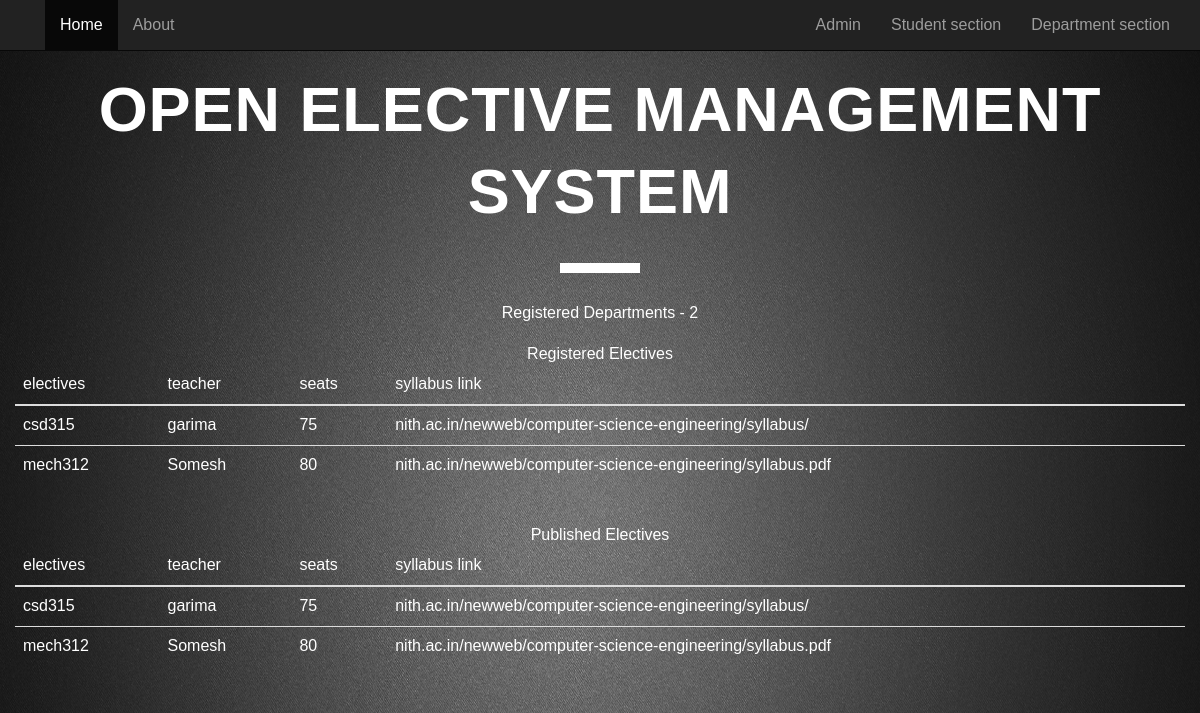
Before: / with the older database file.
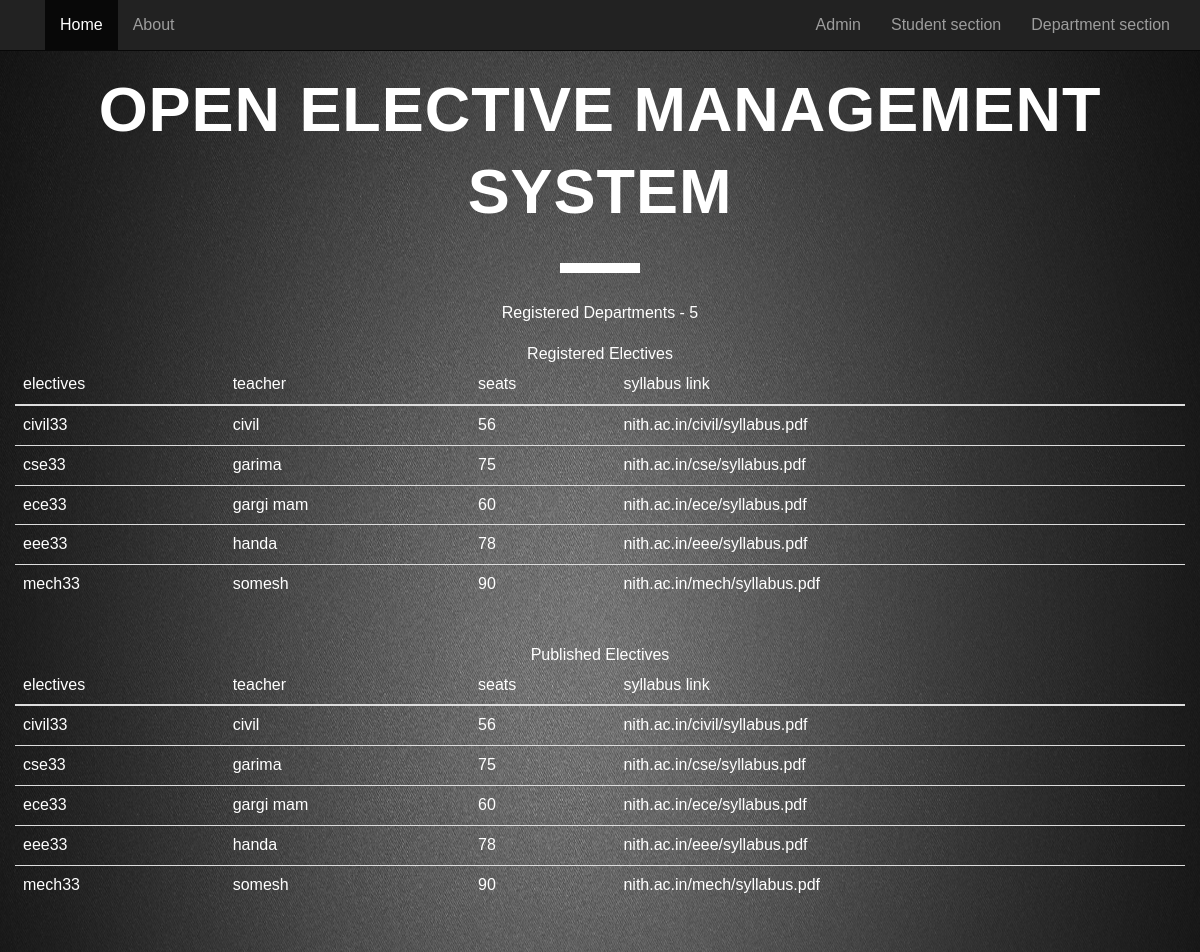
After: the same page with the newer database file.
### tables this page shows
CREATE TABLE `elective` (
  `elecname` varchar(10) NOT NULL,
  `teachernm` varchar(20) NOT NULL,
  `publish` int(1) NOT NULL,
  `seats` int(3) DEFAULT NULL,
  `info` varchar(500) NOT NULL,
  `link` varchar(70) NOT NULL
);

### info.php (the view, shortened to what this page needs)
<?php
  echo "<br><center><b>Registered Electives</b></center>";
  $abc1="SELECT elecname,teachernm,seats,link FROM elective WHERE 1 ";
  if($result1 = mysqli_query($connection, $abc1))
  {
    echo '<table class="table"><thead><tr>';
    echo '<th>electives</th><th>teacher</th><th>seats</th><th>syllabus link</th></tr></thead><tbody><tr>';
  	while($rowa = mysqli_fetch_array($result1))
  	{
  		echo "<td>".$rowa['elecname']."</td><td>".$rowa['teachernm']."</td><td> ".$rowa['seats']."</td><td> ".$rowa['link']."</td></tr>";
  	}
    echo '</tbody></table><br>';
  }
  echo "<center>Published Electives</center>";
  echo '<table class="table"><thead><tr>';
  $abc2="SELECT elecname,teachernm,seats,link FROM elective WHERE publish=1";
  echo '<th>electives</th><th>teacher</th><th>seats</th><th>syllabus link</th></tr></thead><tbody><tr>';
    if($result2 = mysqli_query($connection, $abc2))
    {
    while($rowa = mysqli_fetch_array($result2))
    {
      echo "<td>".$rowa['elecname']."</td><td>".$rowa['teachernm']."</td><td> ".$rowa['seats']."</td><td> ".$rowa['link']."</td></tr>";
  }
  echo "</tbody></table>";
}
?>

### index.php (shortened to what this page needs)
<!DOCTYPE html>
<html>
<head>
<?php
	include_once('head.php');
?>
</head>
<body>
<div id="navbar-main">
    <div class="navbar navbar-inverse navbar-fixed-top">
      <div class="container">
        <div class="navbar-header">
          <a class="navbar-brand hidden-xs hidden-sm" href="#home"><span class="icon icon-shield" style="font-size:18px; color:#3498db;"></span></a>
        </div>
        <div class="navbar-collapse collapse">
          <ul class="nav navbar-nav">
            <li class="active"><a href="#home" class="smoothScroll">Home</a></li>
    		    <li> <a href="#about" class="smoothScroll"> About</a></li>
			  </ul>
        <ul class="nav navbar-nav navbar-right">
          <li><a href="admin/">Admin</a></li>
          <li><a href="student/"">Student section</a></li>
          <li><a href="dept/">Department section</a></li>
        </ul>
        </div>
      </div>
    </div>
    </div>
<div class="jumbotron" style="background: transparent; color: white;">
  <br>
  <center>
    <h1>Open Elective Management System</h1>
    <div class="container">
    <div class="row little-padding">
                    <?php
                 $qr=mysqli_query($connection," SELECT COUNT(deptid) as total FROM dept_login");
                 $num_rows = mysqli_fetch_assoc($qr);
                 echo "<center>";
                 echo "Registered Departments - ";
                 echo $num_rows['total'];
                 echo "</center>";
            include_once('info.php');
        ?>
    </div>
</div>
</center>
</div>
</body>
</html>

### head.php (shortened to what this page needs)
      <link rel="stylesheet" href="css/style.css" type="text/css" media="screen" />
<link rel="stylesheet" href="css/bootstrap.css" type="text/css" media="screen" />
<link rel="stylesheet" href="css/bootstrap-grid.css" type="text/css" media="screen" />
<link rel="stylesheet" href="css/particle.css" />
<link rel='stylesheet prefetch' href="font/css/font-awesome.css" type="text/css" media="screen" />
<link rel='stylesheet prefetch' href="font/css/font-awesome.min.css" type="text/css" media="screen" />

### css/style.css (style rules this page uses)
.container { width: 100%; }
ul { list-style-type: none; padding: 0px; margin: 0px; }

### css/particle.css (style rules this page uses)
html, body, div, span, applet, object, iframe, h1, h2, h3, h4, h5, h6, p, blockquote, pre, a, abbr, acronym, address, big, cite, code, del, dfn, em, img, ins, kbd, q, s, samp, small, strike, strong, sub, sup, tt, var, b, u, i, center, dl, dt, dd, ol, ul, li, fieldset, form, label, legend, table, caption, tbody, tfoot, thead, tr, th, td, article, aside, canvas, details, embed, figure, figcaption, footer, header, hgroup, menu, nav, output, ruby, section, summary, time, mark, audio, video { margin: 0; padding: 0; border: 0; font-size: 100%; font: inherit; vertical-align: baseline; }
body { line-height: 1; }
ol, ul { list-style: none; }
table { border-collapse: collapse; border-spacing: 0; }
* { -webkit-box-sizing: border-box; -moz-box-sizing: border-box; box-sizing: border-box; }
html, body { width: 100%; height: 100%; overflow: hidden; }
body { font-family: 'Montserrat', sans-serif; color: #fff; background-image: url("../books.jpg"); background-size: 100% 125%; height: auto; line-height: 1.3; -webkit-font-smoothing: antialiased; }
h1 { text-transform: uppercase; font-size: 85px; font-weight: 700; letter-spacing: 0.015em; }
h1::after { content: ''; width: 80px; display: block; background: #fff; height: 10px; margin: 30px auto; line-height: 1.1; }
a { text-decoration: none; color: #0061ff; }

Changed rows visible on the page:
removed elective: elecname "csd315", teachernm "garima", seats "75", link "nith.ac.in/newweb/computer-science-engineering/syllabus/"
removed elective: elecname "mech312", teachernm "Somesh", seats "80", link "nith.ac.in/newweb/computer-science-engineering/syllabus.pdf"
added elective: elecname "civil33", teachernm "civil", seats "56", link "nith.ac.in/civil/syllabus.pdf"
added elective: elecname "cse33", teachernm "garima", seats "75", link "nith.ac.in/cse/syllabus.pdf"
added elective: elecname "ece33", teachernm "gargi mam", seats "60", link "nith.ac.in/ece/syllabus.pdf"
added elective: elecname "eee33", teachernm "handa", seats "78", link "nith.ac.in/eee/syllabus.pdf"
added elective: elecname "mech33", teachernm "somesh", seats "90", link "nith.ac.in/mech/syllabus.pdf"
Other visible differences:
$num_rows['total']: "2" → "5"
